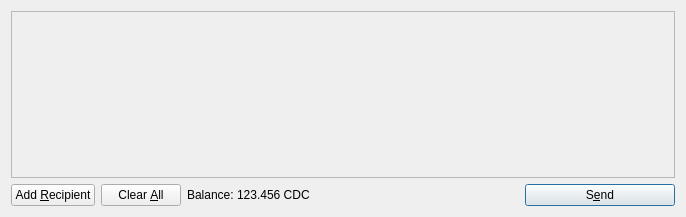
<?xml version="1.0" encoding="UTF-8"?>
<ui version="4.0">
 <class>SendCoinsDialog</class>
 <widget class="QDialog" name="SendCoinsDialog">
  <property name="geometry">
   <rect>
    <x>0</x>
    <y>0</y>
    <width>686</width>
    <height>217</height>
   </rect>
  </property>
  <property name="windowTitle">
   <string>Send Coins</string>
  </property>
  <layout class="QVBoxLayout" name="verticalLayout">
   <item>
    <widget class="QScrollArea" name="scrollArea">
     <property name="widgetResizable">
      <bool>true</bool>
     </property>
     <widget class="QWidget" name="scrollAreaWidgetContents">
      <property name="geometry">
       <rect>
        <x>0</x>
        <y>0</y>
        <width>666</width>
        <height>165</height>
       </rect>
      </property>
      <layout class="QVBoxLayout" name="verticalLayout_2">
       <property name="margin">
        <number>0</number>
       </property>
       <item>
        <layout class="QVBoxLayout" name="entries">
         <property name="spacing">
          <number>6</number>
         </property>
        </layout>
       </item>
       <item>
        <spacer name="verticalSpacer">
         <property name="orientation">
          <enum>Qt::Vertical</enum>
         </property>
         <property name="sizeHint" stdset="0">
          <size>
           <width>20</width>
           <height>40</height>
          </size>
         </property>
        </spacer>
       </item>
      </layout>
     </widget>
    </widget>
   </item>
   <item>
    <layout class="QHBoxLayout" name="horizontalLayout">
     <item>
      <widget class="QPushButton" name="addButton">
       <property name="toolTip">
        <string>Send to multiple recipients at once</string>
       </property>
       <property name="text">
        <string>Add &amp;Recipient</string>
       </property>
       <property name="icon">
        <iconset resource="../coindev.qrc">
         <normaloff>:/icons/add</normaloff>:/icons/add</iconset>
       </property>
       <property name="autoDefault">
        <bool>false</bool>
       </property>
      </widget>
     </item>
     <item>
      <widget class="QPushButton" name="clearButton">
       <property name="sizePolicy">
        <sizepolicy hsizetype="Minimum" vsizetype="Fixed">
         <horstretch>0</horstretch>
         <verstretch>0</verstretch>
        </sizepolicy>
       </property>
       <property name="toolTip">
        <string>Remove all transaction fields</string>
       </property>
       <property name="text">
        <string>Clear &amp;All</string>
       </property>
       <property name="icon">
        <iconset resource="../coindev.qrc">
         <normaloff>:/icons/remove</normaloff>:/icons/remove</iconset>
       </property>
       <property name="autoRepeatDelay">
        <number>300</number>
       </property>
       <property name="autoDefault">
        <bool>false</bool>
       </property>
      </widget>
     </item>
     <item>
      <layout class="QHBoxLayout" name="horizontalLayout_2">
       <property name="spacing">
        <number>3</number>
       </property>
       <item>
        <widget class="QLabel" name="label">
         <property name="text">
          <string>Balance:</string>
         </property>
        </widget>
       </item>
       <item>
        <widget class="QLabel" name="labelBalance">
         <property name="cursor">
          <cursorShape>IBeamCursor</cursorShape>
         </property>
         <property name="text">
          <string>123.456 CDC</string>
         </property>
         <property name="textInteractionFlags">
          <set>Qt::LinksAccessibleByMouse|Qt::TextSelectableByKeyboard|Qt::TextSelectableByMouse</set>
         </property>
        </widget>
       </item>
      </layout>
     </item>
     <item>
      <spacer name="horizontalSpacer">
       <property name="orientation">
        <enum>Qt::Horizontal</enum>
       </property>
       <property name="sizeHint" stdset="0">
        <size>
         <width>40</width>
         <height>20</height>
        </size>
       </property>
      </spacer>
     </item>
     <item>
      <widget class="QPushButton" name="sendButton">
       <property name="minimumSize">
        <size>
         <width>150</width>
         <height>0</height>
        </size>
       </property>
       <property name="toolTip">
        <string>Confirm the send action</string>
       </property>
       <property name="text">
        <string>S&amp;end</string>
       </property>
       <property name="icon">
        <iconset resource="../coindev.qrc">
         <normaloff>:/icons/send</normaloff>:/icons/send</iconset>
       </property>
       <property name="default">
        <bool>true</bool>
       </property>
      </widget>
     </item>
    </layout>
   </item>
  </layout>
 </widget>
 <resources>
  <include location="../coindev.qrc"/>
 </resources>
 <connections/>
</ui>
